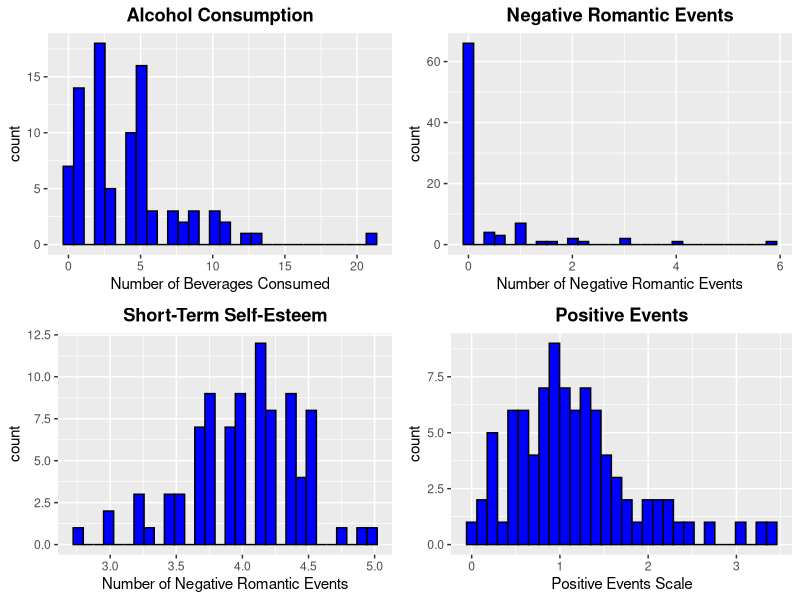
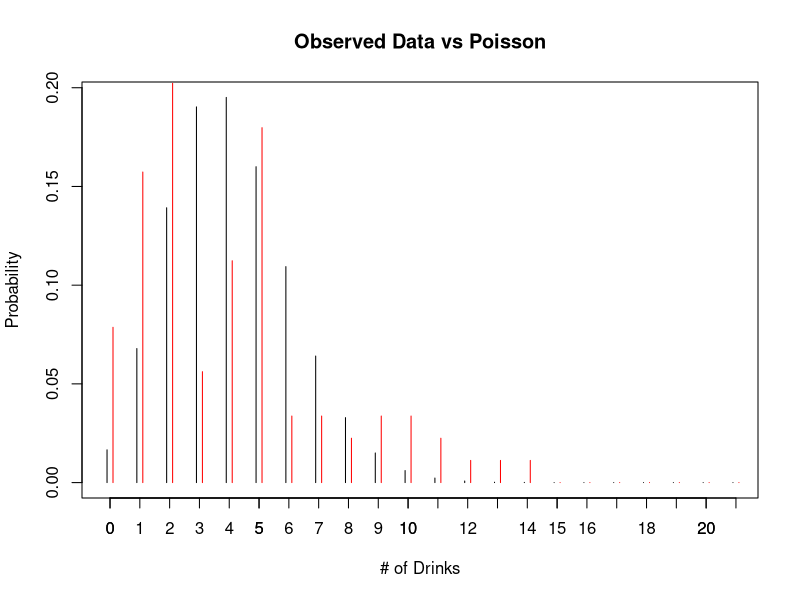

The R source for these figures, in order: (Note: this script raises an error after producing the figures.)
## ---- chunk 1
knitr::opts_chunk$set(echo = TRUE)
## ---- chunk 2

# Packages used in analyses
pkg <- c('car', 'plyr', 'ggplot2', 'Hmisc', 'stargazer',
         'ggpubr', 'gridExtra', 'wesanderson', 'MASS')

# Vectorized package load
lapply(pkg, require, character.only = T)

# Data load
data_c <- read.csv("DeHartSimplified.csv", sep=",")
## ---- chunk 3
# Reducing data to first Saturday following the texbook methodology
df_sat <- data_c[data_c$dayweek == 6,]
## ---- chunk 4
# Missing Data Inspection
df_sat[which(complete.cases(df_sat) == F),]
## ---- chunk 5
# May be overdoing it
Hmisc::describe(df_sat, skew = T)[c('age', 'gender', 'negevent')]

# Histogram of Numall
hist_numall <- ggplot(data = df_sat, aes(x = numall)) + 
  geom_histogram() + stat_bin(colour = "black", fill ="blue") +
  ggtitle("Alcohol Consumption") +
  xlab('Number of Beverages Consumed') + theme(plot.title=element_text(lineheight=1, face="bold", hjust = 0.5))

# Histogram of Nrel
hist_nrel <- ggplot(data = df_sat, aes(x = nrel)) + 
  geom_histogram() + stat_bin(colour = "black", fill ="blue") +
  ggtitle("Negative Romantic Events") +
  xlab('Number of Negative Romantic Events') + theme(plot.title=element_text(lineheight=1, face="bold", hjust = 0.5))

# Histogram of State
hist_state <- ggplot(data = df_sat, aes(x = state)) + 
  geom_histogram() + stat_bin(colour = "black", fill ="blue") +
  ggtitle("Short-Term Self-Esteem") +
  xlab('Number of Negative Romantic Events') + theme(plot.title=element_text(lineheight=1, face="bold", hjust = 0.5))

# Histogram  of Posevent
hist_pos <- ggplot(data = df_sat, aes(x = posevent)) + 
  geom_histogram() + stat_bin(colour = "black", fill ="blue") +
  ggtitle("Positive Events") +
  xlab('Positive Events Scale') + theme(plot.title=element_text(lineheight=1, face="bold", hjust = 0.5))

ggarrange(hist_numall, hist_nrel, hist_state, hist_pos, ncol = 2, nrow = 2, common.legend = TRUE, legend = "bottom")
## ---- chunk 6
# Plot of dependent variable vs poisson distribution
rel.freq <- table(df_sat$numall)/length(df_sat$numall)
rel.freq2 <- c(rel.freq, rep(0, times=7))
y <- 0:21
prob <- round(dpois(x = y, lambda = mean(df_sat$numall)), 4)
plot(y-0.1, prob, type="h", ylab="Probability", xlab="# of Drinks", main="Observed Data vs Poisson")
axis(side = 1, at = seq(0,21,1))
lines(y+0.1, y = rel.freq2, type = "h", col = 'red')
legend(17,0.25, c("Poisson", "Observed"), col = c('black','red'), lty = c('solid','solid'), bty = 'n')
## ---- chunk 7

# Binarizing Negative Romantic Relationships
df_sat['HasNrel'] <- ifelse(df_sat$nrel > 0, 1, 0)

#bucket data
data['nrelBucket'] <- transform(df_sat, group=cut(as.numeric(sub('[%]', '', nrel+.001)), 
    breaks=c(0,1, 2, 3, 4,5,6,7,8.1),
    labels=c('0-1', '1-2', '2-3', '3-4', '4-5', '5-6','6-7','7-8')))$group

data['rosnBucket'] <- transform(df_sat, group=cut(as.numeric(sub('[%]', '', rosn)), 
    breaks=c(2,2.5, 3, 3.5, 4),
    labels=c('2-2.5', '2.5-3', '3-3.5', '3.5-4')))$group

data['desiredBucket'] <- transform(df_sat, group=cut(as.numeric(sub('[%]', '', desired+.001)), 
    breaks=c(0,1, 2, 3, 4,5,6,7,8.1),
    labels=c('0-1', '1-2', '2-3', '3-4', '4-5', '5-6','6-7','7-8')))$group
## ---- chunk 8
#we can see that the average desire to drink is also a normal distribution. This suggests that when we are looking at a desire to drink, we might want to consider what that person's "baseline" drinking is

#we can do this by taking a desire to drink as a distance from average desire to drink

data = merge(data, avgDrink, by="id")
data = rename(data, c('desired.y' = 'Id_MeanDrink', 'desired.x' = 'desired'))
## ---- chunk 9
data['desired_adj'] = data$desired - data$Id_MeanDrink
hist(data$desired_adj)

#this gives a normal distribution of desired
## ---- chunk 10
#Split out three variables of interest by gender
bp_numall <- ggplot(data = df_sat, aes(factor(gender), numall)) + geom_boxplot(aes(fill=factor(gender))) +
         geom_jitter(width = 0.1, alpha = 0.6) + xlab("Gender") + ggtitle("Alcohol Consumption") +
         ylab("Drinks Consumed") +
         theme(plot.title=element_text(lineheight=1, face="bold", hjust = 0.5)) +
         stat_summary(fun.y = mean, geom = "point", shape= 23, size = 3, fill = "red") +
         scale_x_discrete(labels = c("1" = "Male", "2" = "Female"))

bp_rosn <- ggplot(data = df_sat, aes(factor(gender), rosn)) + geom_boxplot(aes(fill=factor(gender))) +
         geom_jitter(width = 0.1, alpha = 0.6) + xlab("Gender") + ggtitle("Trait Self-Worth") +
         ylab("Trait Self-Worth") +  
         theme(plot.title=element_text(lineheight=1, face="bold", hjust = 0.5)) +
         stat_summary(fun.y = mean, geom = "point", shape= 23, size = 3, fill = "red") +
         scale_x_discrete(labels = c("1" = "Male", "2" = "Female"))

bp_negev <- ggplot(data = df_sat, aes(factor(gender), negevent)) + geom_boxplot(aes(fill=factor(gender))) +
         geom_jitter(width = 0.1, alpha = 0.6) + xlab("Gender") + ggtitle("Negative Events") +
         ylab("Negative Events Experienced") +
         theme(plot.title=element_text(lineheight=1, face="bold", hjust = 0.5)) + 
         stat_summary(fun.y = mean, geom = "point", shape= 23, size = 3, fill = "red") +
         scale_x_discrete(labels = c("1" = "Male", "2" = "Female"))

ggarrange(bp_numall, bp_rosn, bp_negev, ncol=3, legend = 'none')
## ---- chunk 11

# Bivariate Relationships with numall

# Desire to drink and conumption
# Nonlinear and it looks like once desire gets to 4.5, there is a linear trend upwards 
# no transformations seem to address this well. binning seems like a possibility.
ggplot(data = df_sat, aes(x = desired, y = numall)) + geom_point(alpha = 0.3) +
  geom_smooth() + xlab("Desired") + ylab("Total Alcoholic Consumption")

# Does Short term elf-Esteem  relate to Total drink consumptio
# Looks  interesting, but non-linrea, lowest self-esteem associated with high alcoholic beverage consumption
ggplot(data = df_sat, aes(x = state, y = numall)) + geom_point(alpha = 0.3) +
  geom_smooth() + xlab("State") + ylab("Total Drink Consumption")

# posevent and total drink conumption
ggplot(data = df_sat, aes(x = posevent, y = numall)) + geom_point(alpha = 0.3) +
  geom_smooth() + xlab("posevent") + ylab("Total Drink Consumption") + geom_jitter(width = 0.1)

# What is the relationship between positive events and prel
ggplot(data = df_sat, aes(x = posevent, y = prel)) + geom_point(alpha = 0.3) +
  geom_smooth() + xlab("posevent") + ylab("prel") + geom_jitter(width = 0.1)


# What is the relationship between negevents and nrel
ggplot(data = df_sat, aes(x = negevent, y = nrel)) + geom_point(alpha = 0.3) +
  geom_smooth() + xlab("negevent") + ylab("nrel") + geom_jitter(width = 0.1)

# Does Positive events relate to the desire to drink
ggplot(data = df_sat, aes(x = posevent, y = desired)) + geom_point(alpha = 0.3) +
  geom_smooth() + xlab("Positive Events") + ylab("Desire to Drink")



## Working through these

# Does self-esteem vary by age
ggplot(data = df_sat, aes(x = age, y = rosn)) + geom_point(alpha = 0.3) +
  geom_smooth() + xlab("Age") + ylab("Self-Esteem")

# Numall by desire to drink, colorized by nrel binarized

ggplot(data = df_sat, aes(x = desired, y = numall, colour = as.factor(HasNrel))) + 
  geom_point() + geom_smooth() + xlab("Total Drink Consumption") +
  ylab("Desire to Drink")


ggplot(data = df_sat, aes(x = desired, y = numall, colour = state)) + 
  geom_point() + geom_smooth() + xlab("Total Drink Consumption") +
  ylab("Desire to Drink")


# Numall by desire to drink, colorized by self esteem

ggplot(data = df_sat, aes(x = desired, y = numall, color = rosn)) + 
  geom_point() + geom_smooth() + xlab("Desire to Drink") +
  ylab("Total Drink Consumption")

# Desire and Consumption with Gender
ggplot(data = df_sat, aes(x = desired, y = numall, colour = age)) + 
  geom_point() + geom_smooth() + xlab("Total Drink Consumption") +
  ylab("Desire to Drink")


# Age and Total Drink Consumption looks pretty flat
ggplot(data = df_sat, aes(x = age, y = numall, colour = as.factor(gender))) + geom_point(alpha = 0.3) +
  geom_smooth() + xlab("Age") + ylab("Total Drink Consumption")

## ---- chunk 12
#volume and mean desire to drink in each bucket
dplyr::count(data, nrelBucket, rosnBucket, desiredBucket)

xtabs(desired ~ nrelBucket, aggregate(desired ~ nrelBucket, data, mean))
xtabs(desired ~ rosnBucket, aggregate(desired ~ rosnBucket, data, mean))

xtabs(desired ~ nrelBucket + rosnBucket, aggregate(desired ~ nrelBucket + rosnBucket, data, mean))
table(data$nrelBucket, data$rosnBucket)

## ---- chunk 13
data.frame(aggregate(desired ~ HasNrel, data, mean))
#little difference between 0 and nonzero here.
#test for significance of difference using wilcoxon rank sum test
#unaltered desired to drink - nonsignificant, closer to significance
wilcox.test(data[data$nrel > 0, "desired"], data[data$nrel == 0, "desired"])
#adjusted desire to drink - nonsignificant
wilcox.test(data[data$nrel > 0, "desired_adj"], data[data$nrel == 0, "desired_adj"])
## ---- chunk 14
mod <- glm(numall ~ HasNrel + rosn + HasNrel*rosn + desired + gender + age, family = poisson(link="log"), data = df_sat)
summary(mod)


#desire to actual
desireOnly <- glm(numall ~ desired, family = poisson(link="log"), data = df_sat)
summary(desireOnly)

desire_age <- glm(numall ~ desired + (state/rosn), family = poisson(link="log"), data = df_sat)

anova(desireOnly, desire_age, test = "LRT")

#Full Specification
All <- glm(numall ~ nrel + rosn + nrel*rosn + desired, family=poisson(link="log"), data=data)

## ---- chunk 15
biv_1 <- ggplot(data = df_sat, aes(factor(gender), posevent)) + geom_boxplot(aes(fill=factor(gender))) +
         geom_jitter(width=0.1) + xlab("Gender")       + ggtitle("Positive Events")      +
         theme(plot.title=element_text(lineheight=1, face="bold"))

biv_2 <- ggplot(data = df_sat, aes(factor(gender), state)) + geom_boxplot(aes(fill=factor(gender))) +
         geom_jitter(width=0.1) + xlab("Gender")       + ggtitle("Self-Esteem State")      +
         theme(plot.title=element_text(lineheight=1, face="bold"))

biv_3 <- ggplot(data = df_sat, aes(factor(gender), desired)) + geom_boxplot(aes(fill=factor(gender))) +
         geom_jitter(width=0.1) + xlab("desired")       + ggtitle("Drinking Desire")      +
         theme(plot.title=element_text(lineheight=1, face="bold"))


ggarrange(biv_1, biv_2, biv_3, ncol=3, common.legend = TRUE, legend = "bottom")
## ---- chunk 16
drk_x_hasnrel <- ggplot(data = df_sat, aes(x = as.factor(HasNrel), y = numall)) + geom_boxplot()
drk_x_hasnrel
## ---- chunk 17


# Trait Self-Esteem and Total Drink Consumption looks pretty flat
# There are several outliers towards the far left, but only one seems problematic
ggplot(data = df_sat, aes(x = rosn, y = numall)) + geom_point(alpha = 0.3) +
  geom_smooth() + xlab("Trait Self-Esteem") + ylab("Total Drink Consumption")


# Age and Total Drink Consumption looks pretty flat
ggplot(data = df_sat, aes(x = age, y = numall)) + geom_point(alpha = 0.3) +
  geom_smooth() + xlab("Age") + ylab("Total Drink Consumption")


# prel and Total Drink Consumption looks pretty flat
ggplot(data = df_sat, aes(x = prel, y = numall)) + geom_point(alpha = 0.3) +
  geom_smooth() + xlab("prel") + ylab("Total Drink Consumption") + geom_jitter(width = 0.1)


# negevent/posevent
ggplot(data = df_sat, aes(x = negevent/posevent, y = numall)) + geom_point(alpha = 0.3) +
  geom_smooth() + xlab("Negative Romantic Events") + ylab("Desire to Drink")

# Whats the relationshiops between positive events and negative events
ggplot(data = df_sat, aes(x = posevent, y = negevent)) + geom_point(alpha = 0.3) +
  geom_smooth() + xlab("posevent") + ylab("neg event") + geom_jitter(width = 0.1)


# Does  self esteem relate to desire to drink
ggplot(data = df_sat, aes(x = rosn, y = desired)) + geom_point(alpha = 0.3) +
  geom_smooth() + xlab("Self-Esteem") + ylab("Desire to Drink")


ggplot(data = df_sat, aes(x = state, y = desired)) + geom_point(alpha = 0.3) +
  geom_smooth() + xlab("Self-Esteem") + ylab("Desire to Drink")


# Does Negative Romantic events relate to the desire to drink
ggplot(data = df_sat, aes(x = negevent, y = desired)) + geom_point(alpha = 0.3) +
  geom_smooth() + xlab("Negative Romantic Events") + ylab("Desire to Drink")

# Does Negative Romantic events relate to the desire to drink
ggplot(data = df_sat, aes(x = prel, y = desired)) + geom_point(alpha = 0.3) +
  geom_smooth() + xlab("Positive Romantic Events") + ylab("Desire to Drink")

# Does Negative Romantic events relate to the desire to drink
ggplot(data = df_sat, aes(x = negevent/posevent, y = desired)) + geom_point(alpha = 0.3) +
  geom_smooth() + xlab("Ratio Neg/Pos Events") + ylab("Desire to Drink")


# Looking At the Desire to Drink by Negative Events by Gender
ggplot(data = df_sat, aes(x = rosn, y = desired, fill = as.factor(gender))) + geom_point(alpha = 0.3) +
  geom_smooth() + xlab("Trait Self-Esteem") + ylab("Desire to Drink")


# Looking At the Desire to Drink by Negative Events by Gender
ggplot(data = df_sat, aes(x = rosn, y = numall, fill = as.factor(gender))) + geom_point(alpha = 0.3) +
  geom_smooth() + xlab("Trait Self-Esteem") + ylab("Total Drink Consumption")
